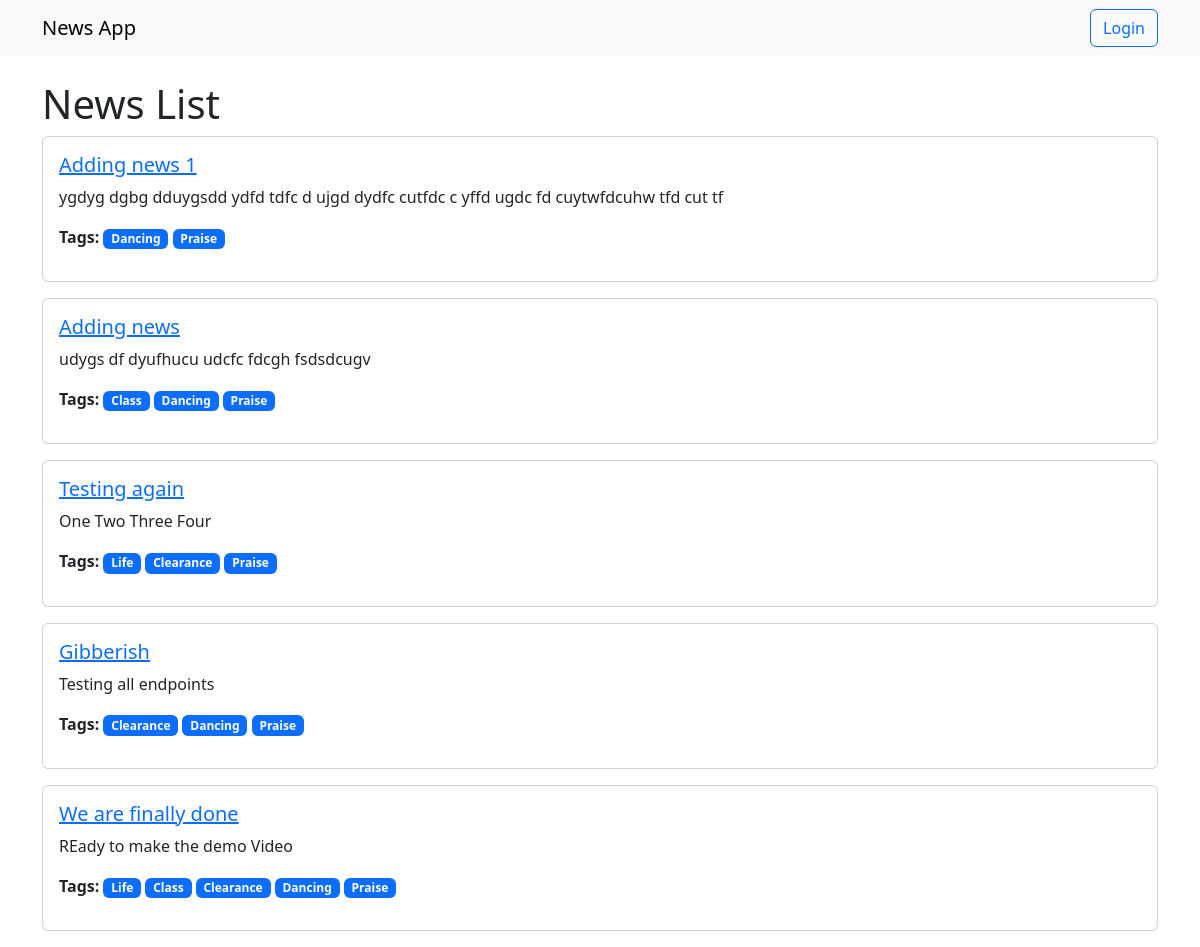
Before: / with the older database file.
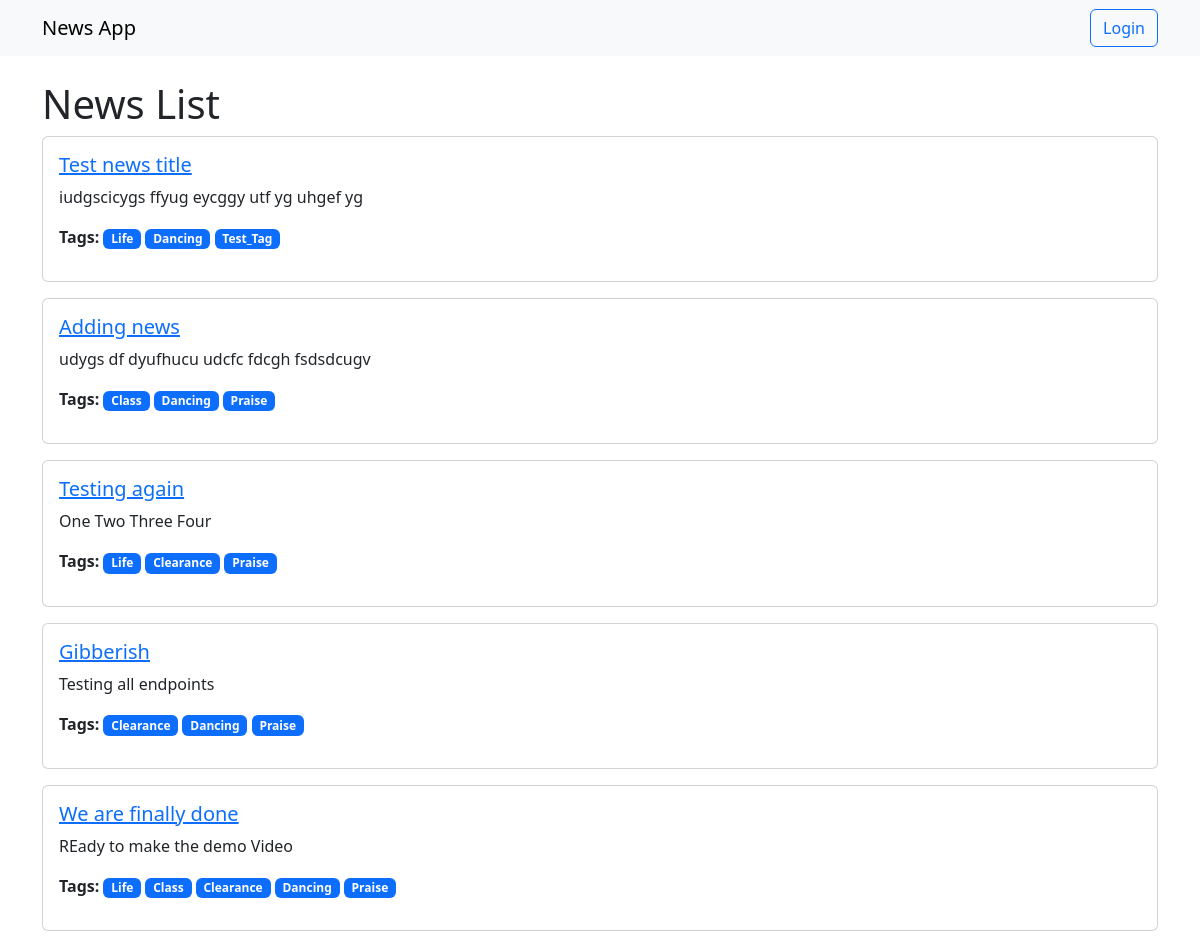
After: the same page with the newer database file.
### news/models.py (models this page shows)
class News(models.Model):
    title = models.CharField(max_length=255)
    text = models.TextField()
    image = models.ImageField(upload_to='http://127.0.0.1:8000/media/news_images/', blank=True, null=True)
    tags = models.ManyToManyField('Tag', related_name='news')
    created_at = models.DateTimeField(auto_now_add=True)
    views = models.IntegerField(default=0)

class Tag(models.Model):
    name = models.CharField(max_length=50, unique=True)

### news/urls.py (the view)
# urls.py: path('', news_list_view, name='news-list'),
def news_list_view(request):
    last_news_id = request.GET.get('last_news_id')
    is_admin = request.user.is_authenticated and request.user.is_staff  # Check if user is an admin
    if last_news_id:
        news_list = News.objects.filter(id__lt=last_news_id).order_by('-created_at')[:3]
    else:
        news_list = News.objects.all().order_by('-created_at')[:5]
    news_data = [
        {
            'id': news.id,
            'title': news.title,
            'text': news.text[:150] + "...",
            'tags': [{'id': tag.id, 'name': tag.name} for tag in news.tags.all()]
        } for news in news_list
    ]
    if request.headers.get('X-Requested-With') == 'XMLHttpRequest':
        return JsonResponse({'news': news_data, 'is_admin': is_admin})  # Include is_admin
    return render(request, 'news/news_list.html', {'news_list': news_list, 'is_admin': is_admin})

### news/templates/news/news_list.html (shortened to what this page needs)
{% extends 'news/base.html' %}
{% block content %}
    <h1>News List</h1>
    <div id="news-container">
        {% for news in news_list %}
            <div class="card mb-3 news-item" data-news-id="{{ news.id }}">
                <div class="card-body">
                    <h5 class="card-title">
                        <a href="{% url 'news-detail' news.id %}">{{ news.title }}</a>
                    </h5>
                    <p class="card-text">{{ news.text|truncatechars:150 }}</p>
                    <p><strong>Tags:</strong>
                        {% for tag in news.tags.all %}
                            <a href="{% url 'news-by-tag' tag.id %}" class="badge bg-primary text-decoration-none">{{ tag.name }}</a>
                        {% empty %}
                            <span class="text-muted">No tags</span>
                        {% endfor %}
                    </p>
                </div>
            </div>
        {% empty %}
            <p class="text-muted">No news available.</p>
        {% endfor %}
    </div>
{% endblock %}

Changed rows visible on the page:
removed News: title "Adding news 1", text "ygdyg dgbg dduygsdd ydfd tdfc d ujgd dydfc cutfdc c yffd ugdc fd cuytwfdcuhw tfd cut tf", Tag (name "Dancing"), Tag (name "Praise")
added News: title "Test news title", text "iudgscicygs ffyug eycggy utf yg uhgef yg", Tag (name "Life"), Tag (name "Dancing")
added Tag: name "Test_Tag", shown under "Test news title"
